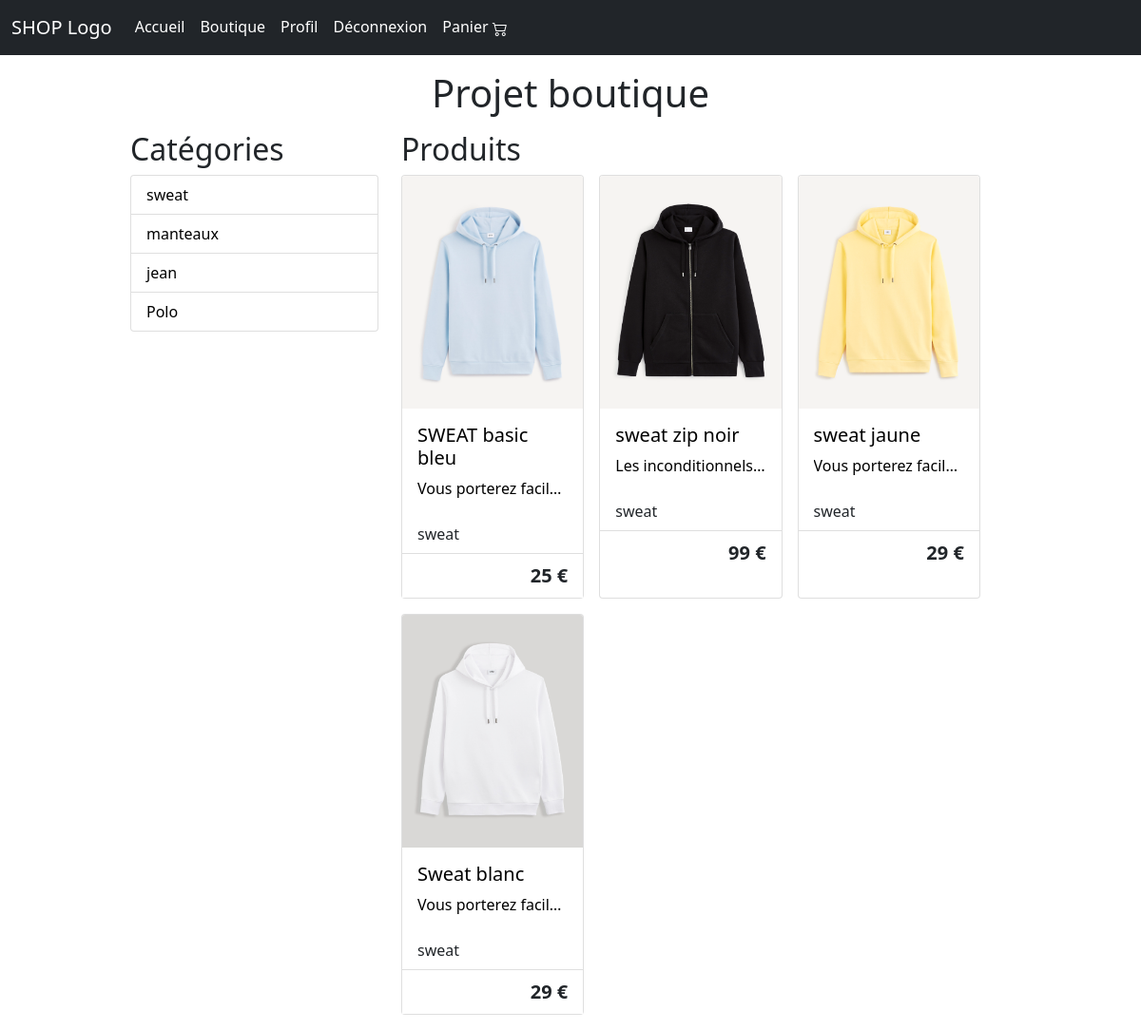
Screenshot of /?action=affichage&categorie=sweat (signed in) with the database file from the repository.
### tables this page shows
CREATE TABLE `produit` (
  `id_produit` int(3) NOT NULL,
  `reference` varchar(20) NOT NULL,
  `categorie` varchar(20) NOT NULL,
  `titre` varchar(100) NOT NULL,
  `description` text NOT NULL,
  `couleur` varchar(20) NOT NULL,
  `taille` varchar(10) NOT NULL,
  `genre` enum('m','f','mixte') NOT NULL,
  `photo` varchar(250) NOT NULL,
  `prix` int(6) NOT NULL,
  `stock` int(3) NOT NULL
);

### index.php (the view, shortened to what this page needs)
<?php
  require_once('./inc/init.php');
  $reqCategories = $pdo->query("SELECT DISTINCT categorie FROM produit");
  require_once('./inc/header.inc.php');
  require_once('./inc/nav.inc.php');
?>
<h1 class="m-3  text-center">Projet boutique</h1>
<div class="container shopPage" >
  <div class="row justify-content-center d=flex">
    <div class="col-3">
      <h2>Catégories</h2>
      <ul class="list-group">
        <?php while($cat = $reqCategories->fetch(PDO::FETCH_ASSOC)){
            echo "
            <li class=\"list-group-item\">
              <a href=\"?action=affichage&categorie=$cat[categorie]\" class=\"stretched-link\">$cat[categorie]</a>
            </li>
            ";
        } ?>
      </ul>
    </div>
    <div class="col-7">
      <h2>Produits</h2>
        <div class="row">
          <div class="col-12 d-flex flex-wrap">
<?php
          if(isset($_GET['action']) && $_GET['action'] == 'affichage'){
              $onceCat = $pdo->query("SELECT * FROM produit WHERE categorie = '$_GET[categorie]'");
              while($all = $onceCat->fetch(PDO::FETCH_ASSOC)){
                echo "
                <div class=\"card\" style=\"width: 30%; margin-bottom: 1rem; margin-right: 1rem;\">
                  <a href=\"produit.php?action=pageproduit&id_produit=$all[id_produit]\" style=\"cursor: pointer;\">
                    <img src=\"http://$all[photo]\" class=\"card-img-top\" alt=\"...\">
                    <div class=\"card-body\">
                      <h5 class=\"card-title\">$all[titre]</h5>
                      <p class=\"card-text text-truncate \">$all[description]</p>
                    </div>
                    <ul class=\"list-group list-group-flush\">
                    <li class=\"list-group-item\">$all[categorie]</li>
                      <li class=\"list-group-item text-end fs-5\"><strong>$all[prix] €</strong></li>
                    </ul>
                  </a>
                </div>
              ";
              }
          }
?>
          </div>
        </div>
    </div>
  </div>
</div>
<?php
  require_once('./inc/footer.inc.php');
?>

### style/style.css (style rules this page uses)
.shopPage a { text-decoration: none; color: black; }

### rows the page displays
produit: photo (picture), titre "SWEAT basic bleu", description "Vous porterez facil…", categorie "sweat", prix "25"
produit: photo (picture), titre "sweat zip noir", description "Les inconditionnels…", categorie "sweat", prix "99"
produit: photo (picture), titre "sweat jaune", description "Vous porterez facil…", categorie "sweat", prix "29"
produit: photo (picture), titre "Sweat blanc", description "Vous porterez facil…", categorie "sweat", prix "29"

### other values shown
$cat[categorie] "sweat"
$cat[categorie] "manteaux"
$cat[categorie] "jean"
$cat[categorie] "Polo"
